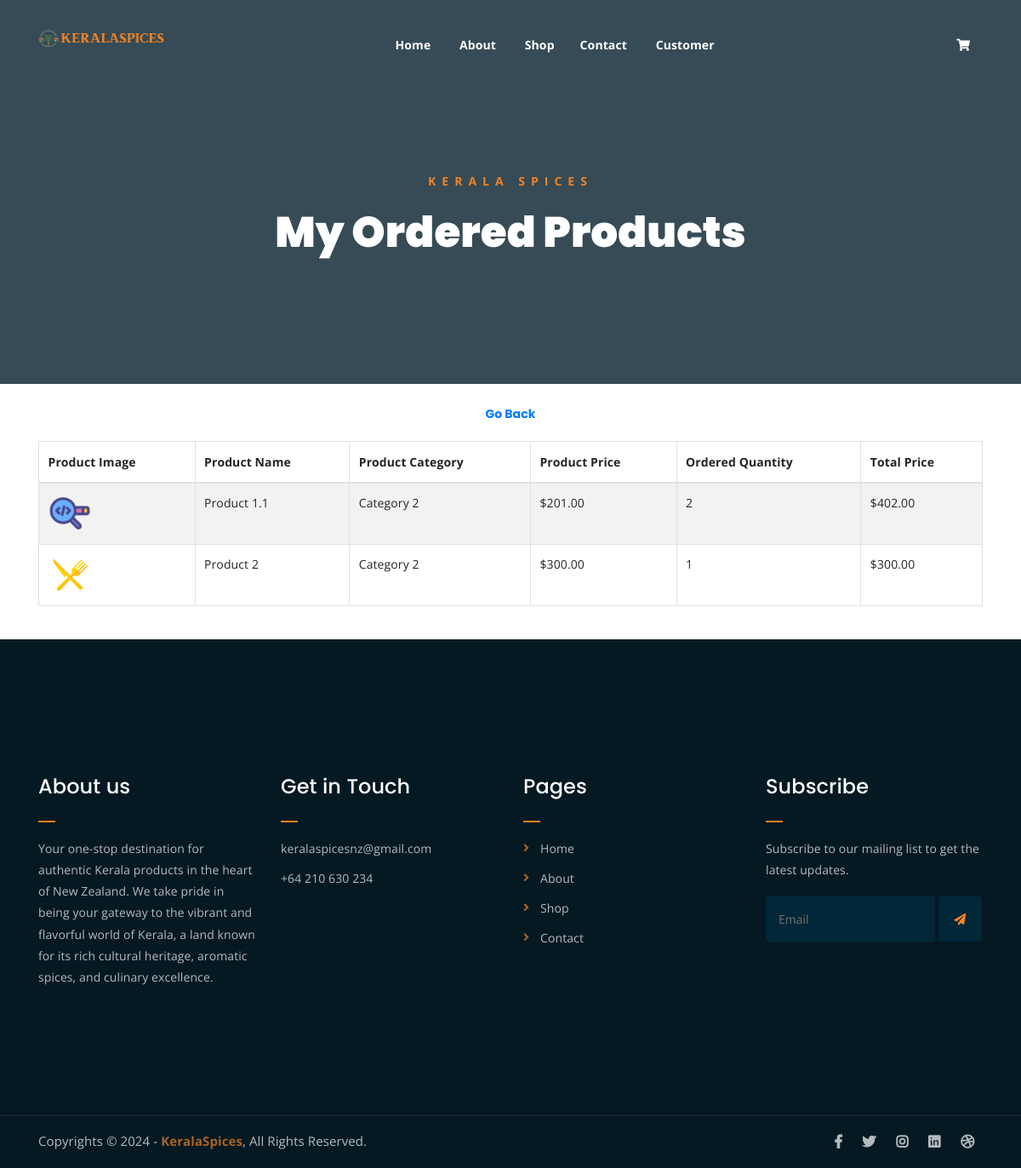
Screenshot of /view_products/7/ with the database file from the repository.
### spicesapp/models.py (models this page shows, shortened)
class OrderedProduct(models.Model):
    checkout = models.ForeignKey(Checkout, on_delete=models.CASCADE, related_name='ordered_products')
    product = models.ForeignKey(Product, on_delete=models.CASCADE)
    quantity = models.PositiveIntegerField()
    price = models.DecimalField(max_digits=10, decimal_places=2)

class Product(models.Model):
    product_name = models.CharField(max_length=100)
    category = models.ForeignKey(Category, on_delete=models.CASCADE)
    price = models.DecimalField(max_digits=10, decimal_places=2)
    quantity = models.PositiveIntegerField()
    image = models.ImageField(upload_to='product_images', blank=True, null=True)
    description = models.TextField()
    product_code = models.CharField(max_length=20)
    @property
    def imageURL(self):
        try:
            url = self.image.url
        except:
            url = ''
        return url

class Category(models.Model):
    category_name = models.CharField(max_length=100)
    image = models.ImageField(upload_to='category_images', blank=True, null=True)
    def __str__(self):
        return self.category_name

### spicesapp/views.py (the view)
# urls.py: path('view_products/<int:pk>/', views.view_products, name='view_products'),
def view_products(request, pk):
    products = OrderedProduct.objects.filter(checkout = pk)
    context = {'products': products}
    return render(request, 'user/view_products.html', context)

### spicesapp/templates/user/view_products.html
{% extends 'general/base.html' %}
{% load static %}
{% block content %}
<div class="breadcrumb-section breadcrumb-bg">
    <div class="container">
        <div class="row">
            <div class="col-lg-8 offset-lg-2 text-center">
                <div class="breadcrumb-text">
                    <p>Kerala Spices</p>
                    <h1>My Ordered Products</h1>
                </div>
            </div>
        </div>
    </div>
</div>
<br>
<h6 style="text-align:center;"><a href="{% url 'user_orders' %}">Go Back</a></h6>
<div class="container mt-4">
    <div class="table-responsive">
        <table class="table table-striped table-bordered">
            <thead>
                <tr>
                    <th>Product Image</th>
                    <th>Product Name</th>
                    <th>Product Category</th>
                    <th>Product Price</th>
                    <th>Ordered Quantity</th>
                    <th>Total Price</th>
                </tr>
            </thead>
            <tbody>
                {% for ordered_product in products %}
                <tr>
                    <td><img src="{{ ordered_product.product.imageURL }}" width="50"></td>
                    <td>{{ ordered_product.product.product_name }}</td>
                    <td>{{ ordered_product.product.category }}</td>
                    <td>${{ ordered_product.product.price }}</td>
                    <td>{{ ordered_product.quantity }}</td>
                    <td>${{ ordered_product.price }}</td>
                </tr>
                {% endfor %}
            </tbody>
        </table>
    </div>
</div>
<br>
{% endblock %}

### static/assets/css/main.css (style rules this page uses)
html { font-size: 14px; font-weight: 400; line-height: 28px; height: 100%; }
body { font-family: "Open Sans", sans-serif; font-weight: 400; font-size: 1rem; letter-spacing: 0.1px; line-height: 1.8; color: #051922; overflow-x: hidden; }
body img { max-width: 100%; }
a { cursor: pointer; text-decoration: none; -webkit-transition: all 0.2s ease-in-out; -o-transition: all 0.2s ease-in-out; transition: all 0.2s ease-in-out; }
h1, .h1, h2, .h2, h3, .h3, h4, .h4, h5, .h5, h6, .h6 { font-family: "Poppins", sans-serif; font-weight: 700; margin: 0 0 1.25rem 0; color: #051922; }
h1:last-child, .h1:last-child, h2:last-child, .h2:last-child, h3:last-child, .h3:last-child, h4:last-child, .h4:last-child, h5:last-child, .h5:last-child, h6:last-child, .h6:last-child { margin: 0; }
h1, .h1 { font-size: 4rem; font-weight: 700; line-height: 4rem; }
h6, .h6 { font-size: 1rem; font-weight: 700; line-height: 1.5rem; }
p { font-family: "Open Sans", sans-serif; font-weight: 400; font-size: 1rem; letter-spacing: 0.1px; line-height: 1.8; color: #051922; margin: 0 0 1.25rem 0; }
.breadcrumb-bg { background-image: url(../img/breadcrumb-bg.jpg); }
.breadcrumb-text p { color: #F28123; font-weight: 700; text-transform: uppercase; letter-spacing: 7px; }
.breadcrumb-text h1 { font-size: 50px; font-weight: 900; color: #fff; margin: 0; margin-top: 20px; }
.breadcrumb-section { padding: 150px 0; background-size: cover; background-position: center center; position: relative; z-index: 1; background-attachment: fixed; padding-top: 200px; }
.breadcrumb-section:after { position: absolute; left: 0; top: 0; width: 100%; height: 100%; content: ""; background-color: #07212e; z-index: -1; opacity: 0.8; }
html, body { height: 100%; }
thead { border-bottom: 1px solid #eee; }

### rows the page displays
OrderedProduct: product.imageURL (picture), product.product_name "Product 1.1", product.category "Category 2", product.price "201.00", quantity "2", price "402.00"
OrderedProduct: product.imageURL (picture), product.product_name "Product 2", product.category "Category 2", product.price "300.00", quantity "1", price "300.00"
